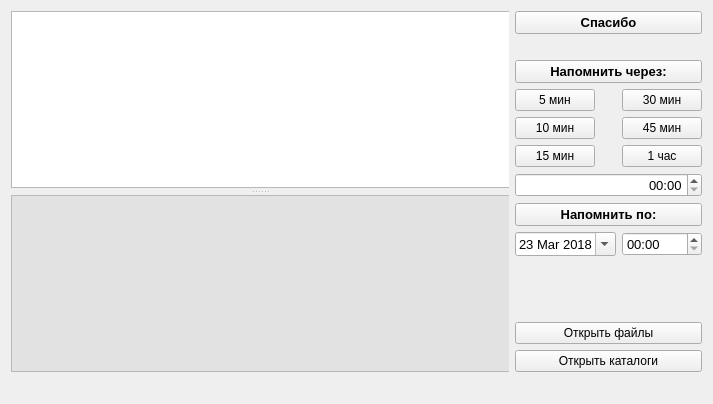
<?xml version="1.0" encoding="UTF-8"?>
<ui version="4.0">
 <class>CallRem</class>
 <widget class="QWidget" name="CallRem">
  <property name="geometry">
   <rect>
    <x>0</x>
    <y>0</y>
    <width>713</width>
    <height>404</height>
   </rect>
  </property>
  <property name="sizePolicy">
   <sizepolicy hsizetype="Expanding" vsizetype="Expanding">
    <horstretch>0</horstretch>
    <verstretch>0</verstretch>
   </sizepolicy>
  </property>
  <property name="minimumSize">
   <size>
    <width>713</width>
    <height>404</height>
   </size>
  </property>
  <property name="windowTitle">
   <string>Reminder: Текущее напоминание</string>
  </property>
  <property name="windowIcon">
   <iconset resource="qrcrem.qrc">
    <normaloff>:/images/reminder.ico</normaloff>:/images/reminder.ico</iconset>
  </property>
  <layout class="QGridLayout" name="gridLayout">
   <item row="0" column="0">
    <layout class="QVBoxLayout" name="verticalLayout_3">
     <item>
      <layout class="QHBoxLayout" name="horizontalLayout">
       <item>
        <widget class="QSplitter" name="splitter">
         <property name="sizePolicy">
          <sizepolicy hsizetype="Expanding" vsizetype="Expanding">
           <horstretch>0</horstretch>
           <verstretch>0</verstretch>
          </sizepolicy>
         </property>
         <property name="orientation">
          <enum>Qt::Vertical</enum>
         </property>
         <property name="handleWidth">
          <number>7</number>
         </property>
         <widget class="QTextEdit" name="textEdit">
          <property name="sizePolicy">
           <sizepolicy hsizetype="Expanding" vsizetype="Preferred">
            <horstretch>0</horstretch>
            <verstretch>0</verstretch>
           </sizepolicy>
          </property>
          <property name="minimumSize">
           <size>
            <width>500</width>
            <height>60</height>
           </size>
          </property>
          <property name="baseSize">
           <size>
            <width>527</width>
            <height>178</height>
           </size>
          </property>
          <property name="font">
           <font>
            <pointsize>12</pointsize>
            <weight>75</weight>
            <bold>true</bold>
           </font>
          </property>
          <property name="readOnly">
           <bool>false</bool>
          </property>
         </widget>
         <widget class="QTextEdit" name="textEditOut">
          <property name="sizePolicy">
           <sizepolicy hsizetype="Preferred" vsizetype="Expanding">
            <horstretch>0</horstretch>
            <verstretch>0</verstretch>
           </sizepolicy>
          </property>
          <property name="minimumSize">
           <size>
            <width>500</width>
            <height>50</height>
           </size>
          </property>
          <property name="baseSize">
           <size>
            <width>527</width>
            <height>177</height>
           </size>
          </property>
          <property name="palette">
           <palette>
            <active>
             <colorrole role="Base">
              <brush brushstyle="SolidPattern">
               <color alpha="255">
                <red>226</red>
                <green>226</green>
                <blue>226</blue>
               </color>
              </brush>
             </colorrole>
            </active>
            <inactive>
             <colorrole role="Base">
              <brush brushstyle="SolidPattern">
               <color alpha="255">
                <red>226</red>
                <green>226</green>
                <blue>226</blue>
               </color>
              </brush>
             </colorrole>
            </inactive>
            <disabled>
             <colorrole role="Base">
              <brush brushstyle="SolidPattern">
               <color alpha="255">
                <red>240</red>
                <green>240</green>
                <blue>240</blue>
               </color>
              </brush>
             </colorrole>
            </disabled>
           </palette>
          </property>
          <property name="font">
           <font>
            <pointsize>10</pointsize>
            <italic>true</italic>
           </font>
          </property>
          <property name="readOnly">
           <bool>true</bool>
          </property>
         </widget>
        </widget>
       </item>
       <item>
        <layout class="QVBoxLayout" name="verticalLayout">
         <item>
          <layout class="QFormLayout" name="formLayout">
           <item row="0" column="0" colspan="2">
            <widget class="QPushButton" name="pBTy">
             <property name="font">
              <font>
               <pointsize>10</pointsize>
               <weight>75</weight>
               <bold>true</bold>
              </font>
             </property>
             <property name="text">
              <string>Спасибо</string>
             </property>
            </widget>
           </item>
           <item row="2" column="0" colspan="2">
            <widget class="QPushButton" name="pBRep">
             <property name="font">
              <font>
               <pointsize>10</pointsize>
               <weight>75</weight>
               <bold>true</bold>
              </font>
             </property>
             <property name="text">
              <string>Напомнить через:</string>
             </property>
            </widget>
           </item>
           <item row="3" column="0">
            <widget class="QPushButton" name="pBRep5">
             <property name="text">
              <string>5 мин</string>
             </property>
            </widget>
           </item>
           <item row="3" column="1">
            <widget class="QPushButton" name="pBRep30">
             <property name="text">
              <string>30 мин</string>
             </property>
            </widget>
           </item>
           <item row="4" column="0">
            <widget class="QPushButton" name="pBRep10">
             <property name="text">
              <string>10 мин</string>
             </property>
            </widget>
           </item>
           <item row="4" column="1">
            <widget class="QPushButton" name="pBRep45">
             <property name="text">
              <string>45 мин</string>
             </property>
            </widget>
           </item>
           <item row="5" column="0">
            <widget class="QPushButton" name="pBRep15">
             <property name="text">
              <string>15 мин</string>
             </property>
            </widget>
           </item>
           <item row="5" column="1">
            <widget class="QPushButton" name="pBRep60">
             <property name="text">
              <string>1 час</string>
             </property>
            </widget>
           </item>
           <item row="1" column="0" colspan="2">
            <widget class="QLabel" name="label_3">
             <property name="enabled">
              <bool>false</bool>
             </property>
             <property name="minimumSize">
              <size>
               <width>0</width>
               <height>10</height>
              </size>
             </property>
             <property name="text">
              <string/>
             </property>
            </widget>
           </item>
           <item row="7" column="0" colspan="2">
            <widget class="QPushButton" name="pBRepIn">
             <property name="font">
              <font>
               <pointsize>10</pointsize>
               <weight>75</weight>
               <bold>true</bold>
              </font>
             </property>
             <property name="text">
              <string>Напомнить по:</string>
             </property>
            </widget>
           </item>
           <item row="8" column="1">
            <widget class="QTimeEdit" name="timeEdit_2">
             <property name="font">
              <font>
               <pointsize>10</pointsize>
              </font>
             </property>
             <property name="displayFormat">
              <string>HH:mm</string>
             </property>
            </widget>
           </item>
           <item row="8" column="0">
            <widget class="QDateEdit" name="dateEdit">
             <property name="font">
              <font>
               <pointsize>10</pointsize>
              </font>
             </property>
             <property name="dateTime">
              <datetime>
               <hour>0</hour>
               <minute>0</minute>
               <second>0</second>
               <year>2018</year>
               <month>3</month>
               <day>23</day>
              </datetime>
             </property>
             <property name="minimumDate">
              <date>
               <year>2018</year>
               <month>3</month>
               <day>23</day>
              </date>
             </property>
             <property name="calendarPopup">
              <bool>true</bool>
             </property>
            </widget>
           </item>
           <item row="6" column="0" colspan="2">
            <widget class="QTimeEdit" name="timeEdit">
             <property name="font">
              <font>
               <pointsize>10</pointsize>
              </font>
             </property>
             <property name="alignment">
              <set>Qt::AlignRight|Qt::AlignTrailing|Qt::AlignVCenter</set>
             </property>
             <property name="currentSection">
              <enum>QDateTimeEdit::HourSection</enum>
             </property>
             <property name="displayFormat">
              <string>HH:mm</string>
             </property>
            </widget>
           </item>
          </layout>
         </item>
         <item>
          <layout class="QVBoxLayout" name="verticalLayout_2">
           <item>
            <spacer name="verticalSpacer">
             <property name="orientation">
              <enum>Qt::Vertical</enum>
             </property>
             <property name="sizeHint" stdset="0">
              <size>
               <width>20</width>
               <height>40</height>
              </size>
             </property>
            </spacer>
           </item>
           <item>
            <widget class="QPushButton" name="pBOpenFiles">
             <property name="text">
              <string>Открыть файлы</string>
             </property>
            </widget>
           </item>
           <item>
            <widget class="QPushButton" name="pBOpenDirs">
             <property name="text">
              <string>Открыть каталоги</string>
             </property>
            </widget>
           </item>
          </layout>
         </item>
        </layout>
       </item>
      </layout>
     </item>
     <item>
      <widget class="QLabel" name="lbClock">
       <property name="font">
        <font>
         <pointsize>10</pointsize>
         <weight>75</weight>
         <bold>true</bold>
        </font>
       </property>
       <property name="text">
        <string/>
       </property>
      </widget>
     </item>
    </layout>
   </item>
  </layout>
 </widget>
 <resources>
  <include location="qrcrem.qrc"/>
 </resources>
 <connections/>
</ui>
